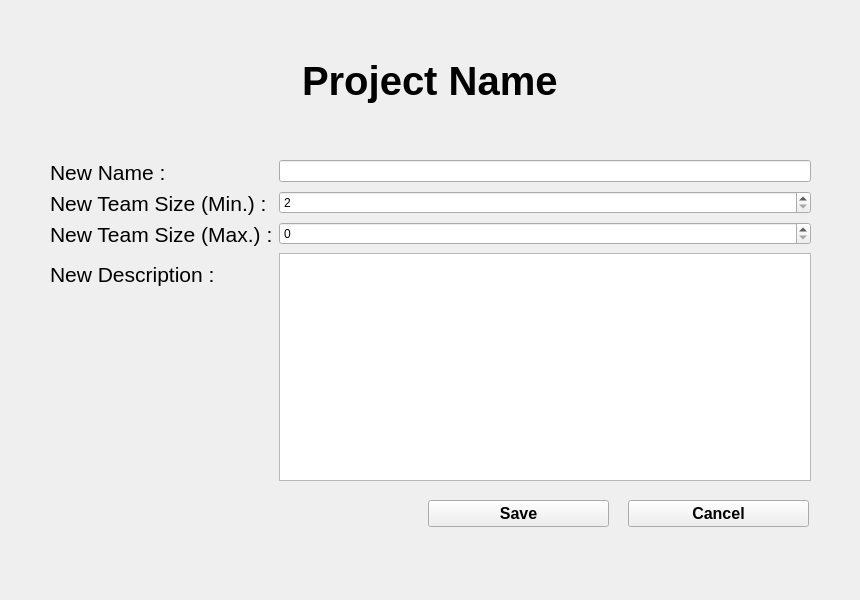
<?xml version="1.0" encoding="UTF-8"?>
<ui version="4.0">
 <class>EditProjectPage</class>
 <widget class="QWidget" name="EditProjectPage">
  <property name="geometry">
   <rect>
    <x>0</x>
    <y>0</y>
    <width>860</width>
    <height>600</height>
   </rect>
  </property>
  <property name="windowTitle">
   <string>Form</string>
  </property>
  <widget class="QWidget" name="formLayoutWidget">
   <property name="geometry">
    <rect>
     <x>50</x>
     <y>160</y>
     <width>761</width>
     <height>321</height>
    </rect>
   </property>
   <layout class="QFormLayout" name="formLayout">
    <item row="0" column="0">
     <widget class="QLabel" name="label_2">
      <property name="font">
       <font>
        <pointsize>16</pointsize>
        <weight>50</weight>
        <bold>false</bold>
       </font>
      </property>
      <property name="text">
       <string>New Name :</string>
      </property>
     </widget>
    </item>
    <item row="0" column="1">
     <widget class="QLineEdit" name="newNameLineEdit"/>
    </item>
    <item row="2" column="0">
     <widget class="QLabel" name="label_3">
      <property name="font">
       <font>
        <pointsize>16</pointsize>
       </font>
      </property>
      <property name="text">
       <string>New Team Size (Min.) :</string>
      </property>
     </widget>
    </item>
    <item row="3" column="0">
     <widget class="QLabel" name="label_4">
      <property name="font">
       <font>
        <pointsize>16</pointsize>
       </font>
      </property>
      <property name="text">
       <string>New Team Size (Max.) :</string>
      </property>
     </widget>
    </item>
    <item row="4" column="1">
     <widget class="QTextEdit" name="newDesriptionTextEdit"/>
    </item>
    <item row="2" column="1">
     <widget class="QSpinBox" name="newMinTeamSpinBox">
      <property name="minimum">
       <number>2</number>
      </property>
     </widget>
    </item>
    <item row="3" column="1">
     <widget class="QSpinBox" name="newMaxTeamSpinBox"/>
    </item>
    <item row="4" column="0">
     <widget class="QLabel" name="label_5">
      <property name="font">
       <font>
        <pointsize>16</pointsize>
       </font>
      </property>
      <property name="text">
       <string>New Description :</string>
      </property>
     </widget>
    </item>
   </layout>
  </widget>
  <widget class="QPushButton" name="pushButton_2">
   <property name="geometry">
    <rect>
     <x>628</x>
     <y>500</y>
     <width>181</width>
     <height>27</height>
    </rect>
   </property>
   <property name="font">
    <font>
     <pointsize>12</pointsize>
     <weight>75</weight>
     <italic>false</italic>
     <bold>true</bold>
    </font>
   </property>
   <property name="text">
    <string>Cancel</string>
   </property>
  </widget>
  <widget class="QPushButton" name="pushButton">
   <property name="geometry">
    <rect>
     <x>428</x>
     <y>500</y>
     <width>181</width>
     <height>27</height>
    </rect>
   </property>
   <property name="font">
    <font>
     <pointsize>12</pointsize>
     <weight>75</weight>
     <bold>true</bold>
    </font>
   </property>
   <property name="text">
    <string>Save</string>
   </property>
  </widget>
  <widget class="QWidget" name="verticalLayoutWidget_3">
   <property name="geometry">
    <rect>
     <x>50</x>
     <y>10</y>
     <width>761</width>
     <height>141</height>
    </rect>
   </property>
   <layout class="QVBoxLayout" name="verticalLayout_4">
    <item alignment="Qt::AlignHCenter">
     <widget class="QLabel" name="projectNameLabel">
      <property name="font">
       <font>
        <pointsize>30</pointsize>
        <weight>75</weight>
        <bold>true</bold>
       </font>
      </property>
      <property name="text">
       <string>Project Name</string>
      </property>
     </widget>
    </item>
   </layout>
  </widget>
  <widget class="QLabel" name="errorLabel">
   <property name="geometry">
    <rect>
     <x>50</x>
     <y>138</y>
     <width>761</width>
     <height>20</height>
    </rect>
   </property>
   <property name="palette">
    <palette>
     <active>
      <colorrole role="WindowText">
       <brush brushstyle="SolidPattern">
        <color alpha="255">
         <red>170</red>
         <green>0</green>
         <blue>0</blue>
        </color>
       </brush>
      </colorrole>
      <colorrole role="Button">
       <brush brushstyle="SolidPattern">
        <color alpha="255">
         <red>181</red>
         <green>7</green>
         <blue>10</blue>
        </color>
       </brush>
      </colorrole>
      <colorrole role="Light">
       <brush brushstyle="SolidPattern">
        <color alpha="255">
         <red>255</red>
         <green>26</green>
         <blue>30</blue>
        </color>
       </brush>
      </colorrole>
      <colorrole role="Midlight">
       <brush brushstyle="SolidPattern">
        <color alpha="255">
         <red>218</red>
         <green>16</green>
         <blue>20</blue>
        </color>
       </brush>
      </colorrole>
      <colorrole role="Dark">
       <brush brushstyle="SolidPattern">
        <color alpha="255">
         <red>90</red>
         <green>3</green>
         <blue>5</blue>
        </color>
       </brush>
      </colorrole>
      <colorrole role="Mid">
       <brush brushstyle="SolidPattern">
        <color alpha="255">
         <red>121</red>
         <green>4</green>
         <blue>6</blue>
        </color>
       </brush>
      </colorrole>
      <colorrole role="Text">
       <brush brushstyle="SolidPattern">
        <color alpha="255">
         <red>170</red>
         <green>0</green>
         <blue>0</blue>
        </color>
       </brush>
      </colorrole>
      <colorrole role="BrightText">
       <brush brushstyle="SolidPattern">
        <color alpha="255">
         <red>255</red>
         <green>255</green>
         <blue>255</blue>
        </color>
       </brush>
      </colorrole>
      <colorrole role="ButtonText">
       <brush brushstyle="SolidPattern">
        <color alpha="255">
         <red>0</red>
         <green>0</green>
         <blue>0</blue>
        </color>
       </brush>
      </colorrole>
      <colorrole role="Base">
       <brush brushstyle="SolidPattern">
        <color alpha="255">
         <red>255</red>
         <green>255</green>
         <blue>255</blue>
        </color>
       </brush>
      </colorrole>
      <colorrole role="Window">
       <brush brushstyle="SolidPattern">
        <color alpha="255">
         <red>181</red>
         <green>7</green>
         <blue>10</blue>
        </color>
       </brush>
      </colorrole>
      <colorrole role="Shadow">
       <brush brushstyle="SolidPattern">
        <color alpha="255">
         <red>0</red>
         <green>0</green>
         <blue>0</blue>
        </color>
       </brush>
      </colorrole>
      <colorrole role="AlternateBase">
       <brush brushstyle="SolidPattern">
        <color alpha="255">
         <red>218</red>
         <green>131</green>
         <blue>132</blue>
        </color>
       </brush>
      </colorrole>
      <colorrole role="ToolTipBase">
       <brush brushstyle="SolidPattern">
        <color alpha="255">
         <red>255</red>
         <green>255</green>
         <blue>220</blue>
        </color>
       </brush>
      </colorrole>
      <colorrole role="ToolTipText">
       <brush brushstyle="SolidPattern">
        <color alpha="255">
         <red>0</red>
         <green>0</green>
         <blue>0</blue>
        </color>
       </brush>
      </colorrole>
     </active>
     <inactive>
      <colorrole role="WindowText">
       <brush brushstyle="SolidPattern">
        <color alpha="255">
         <red>170</red>
         <green>0</green>
         <blue>0</blue>
        </color>
       </brush>
      </colorrole>
      <colorrole role="Button">
       <brush brushstyle="SolidPattern">
        <color alpha="255">
         <red>181</red>
         <green>7</green>
         <blue>10</blue>
        </color>
       </brush>
      </colorrole>
      <colorrole role="Light">
       <brush brushstyle="SolidPattern">
        <color alpha="255">
         <red>255</red>
         <green>26</green>
         <blue>30</blue>
        </color>
       </brush>
      </colorrole>
      <colorrole role="Midlight">
       <brush brushstyle="SolidPattern">
        <color alpha="255">
         <red>218</red>
         <green>16</green>
         <blue>20</blue>
        </color>
       </brush>
      </colorrole>
      <colorrole role="Dark">
       <brush brushstyle="SolidPattern">
        <color alpha="255">
         <red>90</red>
         <green>3</green>
         <blue>5</blue>
        </color>
       </brush>
      </colorrole>
      <colorrole role="Mid">
       <brush brushstyle="SolidPattern">
        <color alpha="255">
         <red>121</red>
         <green>4</green>
         <blue>6</blue>
        </color>
       </brush>
      </colorrole>
      <colorrole role="Text">
       <brush brushstyle="SolidPattern">
        <color alpha="255">
         <red>170</red>
         <green>0</green>
         <blue>0</blue>
        </color>
       </brush>
      </colorrole>
      <colorrole role="BrightText">
       <brush brushstyle="SolidPattern">
        <color alpha="255">
         <red>255</red>
         <green>255</green>
         <blue>255</blue>
        </color>
       </brush>
      </colorrole>
      <colorrole role="ButtonText">
       <brush brushstyle="SolidPattern">
        <color alpha="255">
         <red>0</red>
         <green>0</green>
         <blue>0</blue>
        </color>
       </brush>
      </colorrole>
      <colorrole role="Base">
       <brush brushstyle="SolidPattern">
        <color alpha="255">
         <red>255</red>
         <green>255</green>
         <blue>255</blue>
        </color>
       </brush>
      </colorrole>
      <colorrole role="Window">
       <brush brushstyle="SolidPattern">
        <color alpha="255">
         <red>181</red>
         <green>7</green>
         <blue>10</blue>
        </color>
       </brush>
      </colorrole>
      <colorrole role="Shadow">
       <brush brushstyle="SolidPattern">
        <color alpha="255">
         <red>0</red>
         <green>0</green>
         <blue>0</blue>
        </color>
       </brush>
      </colorrole>
      <colorrole role="AlternateBase">
       <brush brushstyle="SolidPattern">
        <color alpha="255">
         <red>218</red>
         <green>131</green>
         <blue>132</blue>
        </color>
       </brush>
      </colorrole>
      <colorrole role="ToolTipBase">
       <brush brushstyle="SolidPattern">
        <color alpha="255">
         <red>255</red>
         <green>255</green>
         <blue>220</blue>
        </color>
       </brush>
      </colorrole>
      <colorrole role="ToolTipText">
       <brush brushstyle="SolidPattern">
        <color alpha="255">
         <red>0</red>
         <green>0</green>
         <blue>0</blue>
        </color>
       </brush>
      </colorrole>
     </inactive>
     <disabled>
      <colorrole role="WindowText">
       <brush brushstyle="SolidPattern">
        <color alpha="255">
         <red>90</red>
         <green>3</green>
         <blue>5</blue>
        </color>
       </brush>
      </colorrole>
      <colorrole role="Button">
       <brush brushstyle="SolidPattern">
        <color alpha="255">
         <red>181</red>
         <green>7</green>
         <blue>10</blue>
        </color>
       </brush>
      </colorrole>
      <colorrole role="Light">
       <brush brushstyle="SolidPattern">
        <color alpha="255">
         <red>255</red>
         <green>26</green>
         <blue>30</blue>
        </color>
       </brush>
      </colorrole>
      <colorrole role="Midlight">
       <brush brushstyle="SolidPattern">
        <color alpha="255">
         <red>218</red>
         <green>16</green>
         <blue>20</blue>
        </color>
       </brush>
      </colorrole>
      <colorrole role="Dark">
       <brush brushstyle="SolidPattern">
        <color alpha="255">
         <red>90</red>
         <green>3</green>
         <blue>5</blue>
        </color>
       </brush>
      </colorrole>
      <colorrole role="Mid">
       <brush brushstyle="SolidPattern">
        <color alpha="255">
         <red>121</red>
         <green>4</green>
         <blue>6</blue>
        </color>
       </brush>
      </colorrole>
      <colorrole role="Text">
       <brush brushstyle="SolidPattern">
        <color alpha="255">
         <red>90</red>
         <green>3</green>
         <blue>5</blue>
        </color>
       </brush>
      </colorrole>
      <colorrole role="BrightText">
       <brush brushstyle="SolidPattern">
        <color alpha="255">
         <red>255</red>
         <green>255</green>
         <blue>255</blue>
        </color>
       </brush>
      </colorrole>
      <colorrole role="ButtonText">
       <brush brushstyle="SolidPattern">
        <color alpha="255">
         <red>90</red>
         <green>3</green>
         <blue>5</blue>
        </color>
       </brush>
      </colorrole>
      <colorrole role="Base">
       <brush brushstyle="SolidPattern">
        <color alpha="255">
         <red>181</red>
         <green>7</green>
         <blue>10</blue>
        </color>
       </brush>
      </colorrole>
      <colorrole role="Window">
       <brush brushstyle="SolidPattern">
        <color alpha="255">
         <red>181</red>
         <green>7</green>
         <blue>10</blue>
        </color>
       </brush>
      </colorrole>
      <colorrole role="Shadow">
       <brush brushstyle="SolidPattern">
        <color alpha="255">
         <red>0</red>
         <green>0</green>
         <blue>0</blue>
        </color>
       </brush>
      </colorrole>
      <colorrole role="AlternateBase">
       <brush brushstyle="SolidPattern">
        <color alpha="255">
         <red>181</red>
         <green>7</green>
         <blue>10</blue>
        </color>
       </brush>
      </colorrole>
      <colorrole role="ToolTipBase">
       <brush brushstyle="SolidPattern">
        <color alpha="255">
         <red>255</red>
         <green>255</green>
         <blue>220</blue>
        </color>
       </brush>
      </colorrole>
      <colorrole role="ToolTipText">
       <brush brushstyle="SolidPattern">
        <color alpha="255">
         <red>0</red>
         <green>0</green>
         <blue>0</blue>
        </color>
       </brush>
      </colorrole>
     </disabled>
    </palette>
   </property>
   <property name="text">
    <string/>
   </property>
   <property name="alignment">
    <set>Qt::AlignLeading|Qt::AlignLeft|Qt::AlignVCenter</set>
   </property>
  </widget>
 </widget>
 <resources/>
 <connections/>
</ui>
